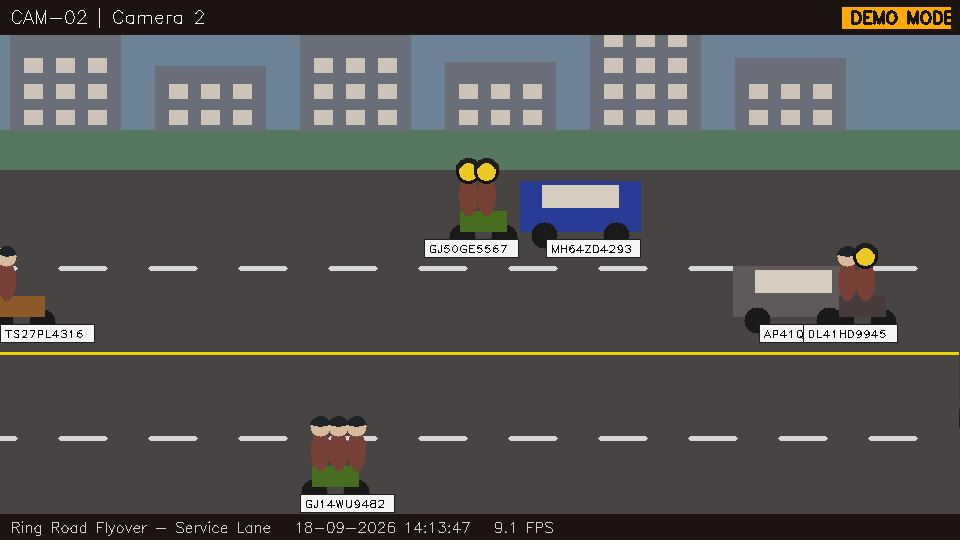
#> input picture backend/snap.jpg, 960 x 540 px
$ python -i detection_service.py   (imports and definitions only)
#> lines starting #> are read from the running program, lines starting #| are printed output that depends on the picture; after the words box and inside, x2 and y2 are one past the last pixel; in counts of white or black regions, pixels touching at a corner belong together
### backend/app/config.py
"""Application settings.

Every secret is read from ``backend/.env``. Nothing is hard-coded and no key is
ever sent to the frontend - the React app only ever sees the *status* of a key
(configured / not configured) and a masked preview.
"""

from __future__ import annotations

import secrets
from functools import lru_cache
from pathlib import Path

from pydantic_settings import BaseSettings, SettingsConfigDict

BACKEND_DIR = Path(__file__).resolve().parent.parent
STORAGE_DIR = BACKEND_DIR / "storage"
EVIDENCE_DIR = STORAGE_DIR / "evidence"
UPLOAD_DIR = STORAGE_DIR / "uploads"
DEMO_DIR = STORAGE_DIR / "demo"
LOCAL_DB_DIR = STORAGE_DIR / "local_db"

for _directory in (STORAGE_DIR, EVIDENCE_DIR, UPLOAD_DIR, DEMO_DIR, LOCAL_DB_DIR):
    _directory.mkdir(parents=True, exist_ok=True)
#> further down, picture is the input picture: shape (540, 960, 3); mean B, G, R 81.6, 83.9, 83.9


class Settings(BaseSettings):
    model_config = SettingsConfigDict(
        env_file=BACKEND_DIR / ".env",
        env_file_encoding="utf-8",
        extra="ignore",
        case_sensitive=False,
        # Empty placeholders in .env (GROQ_API_KEY=, GROQ_MODEL=, ...) must not
        # override the code defaults with blank strings.
        env_ignore_empty=True,
    )

    # ---------------- AI ----------------
    groq_api_key: str = ""
    groq_model: str = "meta-llama/llama-4-scout-17b-16e-instruct"
    groq_text_model: str = "llama-3.3-70b-versatile"

    # ---------------- ANPR ----------------
    plate_recognizer_api_key: str = ""
    plate_recognizer_regions: str = "in"

    # ---------------- SMS ----------------
    sms_api_key: str = ""
    sms_sender_id: str = ""
    sms_provider: str = "fast2sms"

    # ---------------- Payment ----------------
    razorpay_key_id: str = ""
    razorpay_key_secret: str = ""

    # ---------------- Database ----------------
    mongo_uri: str = ""
    mongo_db_name: str = "rto_echallan"

    # ---------------- Auth ----------------
    jwt_secret: str = ""
    jwt_algorithm: str = "HS256"
    access_token_expire_minutes: int = 720

    # ---------------- Application ----------------
    app_env: str = "development"
    cors_origins: str = "http://localhost:5173,http://127.0.0.1:5173"
    detection_interval_seconds: float = 8.0
    detection_cooldown_seconds: float = 90.0
    detection_min_confidence: float = 0.55
    auto_challan: bool = True

    # ---------------- Derived helpers ----------------
    @property
    def cors_origin_list(self) -> list[str]:
        return [origin.strip() for origin in self.cors_origins.split(",") if origin.strip()]

    # [10 lines left out: function effective_jwt_secret, not called in this run]

    @property
    def jwt_secret_is_generated(self) -> bool:
        return not self.jwt_secret.strip()

    # -------- feature availability (used by /api/config/status) --------
    @property
    def ai_configured(self) -> bool:
        return bool(self.groq_api_key.strip())

    @property
    def anpr_configured(self) -> bool:
        return bool(self.plate_recognizer_api_key.strip())

    @property
    def sms_configured(self) -> bool:
        return bool(self.sms_api_key.strip())

    @property
    def payment_configured(self) -> bool:
        return bool(self.razorpay_key_id.strip() and self.razorpay_key_secret.strip())

    @property
    def mongo_configured(self) -> bool:
        return bool(self.mongo_uri.strip())


_DEV_JWT_SECRET = secrets.token_urlsafe(48)


@lru_cache
def get_settings() -> Settings:
    return Settings()


settings = get_settings()


# [8 lines left out: function mask_secret, not called in this run]

### backend/app/services/camera_manager.py
"""Multi-camera capture engine.

Every camera runs in its **own daemon thread** with its own capture handle,
reconnect loop and health counters, so two or three (or ten) cameras stream at
the same time and one camera failing never stops the others - a hard requirement
of this project.

Supported sources per camera:
  * ``LIVE`` - RTSP / IP camera stream through OpenCV + FFmpeg
  * ``DEMO`` with ``SYNTHETIC`` - procedurally rendered traffic scene
  * ``DEMO`` with ``VIDEO``     - uploaded or sample traffic video (looped)
  * ``DEMO`` with ``IMAGE``     - uploaded still image

The threads never touch the database or any HTTP API: they only produce frames.
Persistence (violations, alerts) happens in the asyncio pipeline, which keeps the
capture loop fast and the data layer single-threaded.
"""

from __future__ import annotations

import logging
import os
import threading
import time
from pathlib import Path
from typing import Any
from urllib.parse import quote, urlparse, urlunparse

import cv2
import numpy as np

from ..constants import (
    DEMO_SOURCE_IMAGE,
    DEMO_SOURCE_SYNTHETIC,
    DEMO_SOURCE_VIDEO,
    MODE_DEMO,
    MODE_LIVE,
    STATUS_CONNECTING,
    STATUS_DISABLED,
    STATUS_OFFLINE,
    STATUS_ONLINE,
)
from ..utils import utcnow_iso
from .synthetic import SyntheticTrafficSource

logger = logging.getLogger("rto.camera")

# Keep RTSP on TCP and give up on a dead stream instead of blocking forever.
os.environ.setdefault(
    "OPENCV_FFMPEG_CAPTURE_OPTIONS",
    "rtsp_transport;tcp|stimeout;5000000|max_delay;500000",
)

JPEG_QUALITY = 78
TARGET_FPS = 12.0
MAX_READ_FAILURES = 12
RECONNECT_BACKOFF = [2, 4, 6, 10, 15]

# How long a failing camera may keep reporting CONNECTING while it retries.
# After this it stays OFFLINE so health and maintenance alerts do not flap.
OFFLINE_GRACE_SECONDS = 20.0

_PLACEHOLDER_SIZE = (540, 960, 3)


# --------------------------------------------------------------------------- #
# helpers
# --------------------------------------------------------------------------- #
# [100 lines left out: functions build_rtsp_url, redact_url, resolve_source, draw_overlay, placeholder_frame, encode_jpeg, not called in this run]


# --------------------------------------------------------------------------- #
# worker
# --------------------------------------------------------------------------- #
class CameraWorker(threading.Thread):
    """Captures frames from a single camera, forever, independently."""

    FINGERPRINT_FIELDS = (
        "mode",
        "rtsp_url",
        "ip_address",
        "username",
        "password",
        "demo_source_type",
        "demo_source_path",
        "enabled",
    )

    # [27 lines left out: function __init__, not called in this run]

    # ------------------------------------------------------------------ #
    def fingerprint(self) -> tuple:
        return tuple(str(self.config.get(field, "")) for field in self.FINGERPRINT_FIELDS)

    # [4 lines left out: function update_config, not called in this run]

    def stop(self) -> None:
        self._stop_event.set()

    # ------------------------------------------------------------------ #
    # [165 lines left out: functions run, _run_session, _loop_synthetic, _loop_image, _loop_video, _loop_live and 3 more, not called in this run]

    # ------------------------------ reads ----------------------------- #
    def snapshot_jpeg(self) -> bytes | None:
        with self._lock:
            return self._jpeg

    # [32 lines left out: functions snapshot_frame, health, not called in this run]


# --------------------------------------------------------------------------- #
# manager
# --------------------------------------------------------------------------- #
class CameraManager:
    """Owns one :class:`CameraWorker` per enabled camera."""

    def __init__(self) -> None:
        self.workers: dict[str, CameraWorker] = {}
        self._lock = threading.Lock()

    # ------------------------------------------------------------------ #
    # [65 lines left out: functions sync, _start, restart, stop_camera, stop_all, not called in this run]

    # ------------------------------------------------------------------ #
    def get(self, camera_id: str) -> CameraWorker | None:
        return self.workers.get(str(camera_id))

    def health_all(self) -> list[dict]:
        return [worker.health() for worker in list(self.workers.values())]

    # [13 lines left out: function summary, not called in this run]


camera_manager = CameraManager()


# --------------------------------------------------------------------------- #
# connection test (blocking - callers run it in a threadpool)
# --------------------------------------------------------------------------- #
# [92 lines left out: function test_camera_connection, not called in this run]

### backend/app/services/detection_service.py
"""Modular violation detection.

Input : a camera frame (plus the source's ground truth for synthetic cameras)
Output: a list of detections, each with violation type, confidence, camera id,
        timestamp and an evidence image path.

Three interchangeable detectors are registered, chosen per call:

``GROQ_VISION``      - real AI. The frame is sent to a Groq vision model, which
                       reports which of the four violations it can see. Used
                       whenever ``GROQ_API_KEY`` is configured.
``OPENCV_HEURISTIC`` - offline computer-vision fallback for real footage. Uses
                       HOG person detection, dense optical flow for direction and
                       HSV colour analysis. Coarse by design; confidences are
                       deliberately capped.
``DEMO_SIMULATOR``   - only for synthetic demo cameras. Reads the scripted ground
                       truth of the rendered scene. Records produced this way are
                       stamped as simulated so they are never mistaken for AI
                       output.
"""

from __future__ import annotations

import asyncio
import logging
import math
import random
import uuid
from typing import Any

import cv2
import numpy as np

from ..config import EVIDENCE_DIR, settings
from ..constants import (
    DEMO_SOURCE_SYNTHETIC,
    DETECTOR_GROQ,
    DETECTOR_HEURISTIC,
    MODE_DEMO,
    NO_HELMET,
    PROHIBITED_CONTAINER,
    TRIPLE_RIDING,
    VIOLATION_LABELS,
    WRONG_SIDE_DRIVING,
)
from ..utils import utcnow, utcnow_iso
from . import ai_service
from .camera_manager import encode_jpeg

logger = logging.getLogger("rto.detection")

DETECTOR_SIMULATOR = "DEMO_SIMULATOR"

_hog = cv2.HOGDescriptor()
# [1 line not run here, left out]

# previous grayscale frame per camera, for optical-flow direction estimation
_previous_gray: dict[str, np.ndarray] = {}

_DIRECTION_VECTORS = {
    "LEFT_TO_RIGHT": (1.0, 0.0),
    "RIGHT_TO_LEFT": (-1.0, 0.0),
    "TOP_TO_BOTTOM": (0.0, 1.0),
    "BOTTOM_TO_TOP": (0.0, -1.0),
}


# --------------------------------------------------------------------------- #
# evidence
# --------------------------------------------------------------------------- #
# [211 lines left out: functions annotate, save_evidence, detect_from_ground_truth, _detect_people, _cluster, _helmet_absent and 1 more, not called in this run]


def _detect_container(frame: np.ndarray) -> list[dict]:
    hsv = cv2.cvtColor(frame, cv2.COLOR_BGR2HSV)
#> hsv: shape (540, 960, 3); mean H, S, V 33.8, 40.8, 91.2
    mask = cv2.inRange(hsv, (0, 130, 90), (12, 255, 255)) | cv2.inRange(
        hsv, (168, 130, 90), (180, 255, 255)
    )
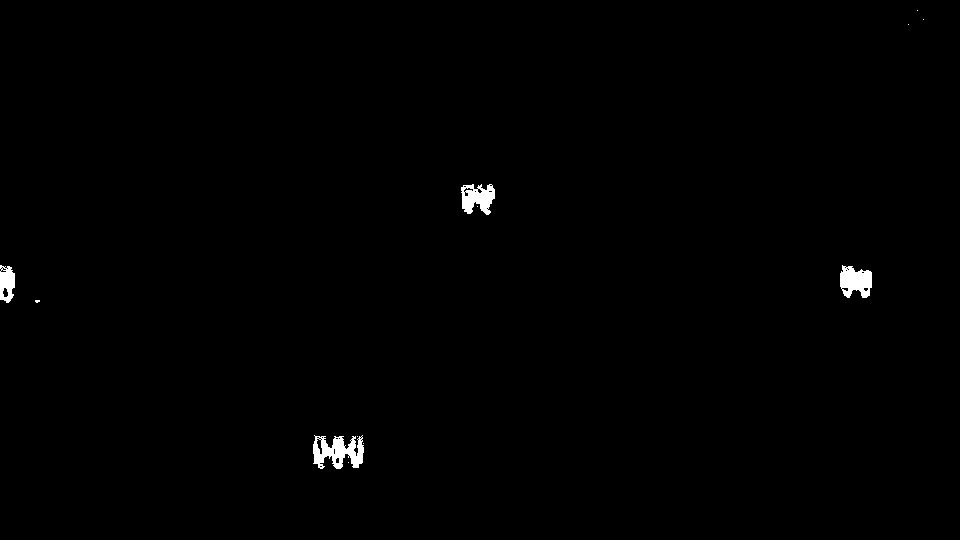
#> mask: shape (540, 960); 0.57% white; 12 white regions (8 under 20 px), largest, box (x1, y1, x2, y2) and area: (313, 435, 364, 469) 1063, (840, 265, 872, 298) 756, (461, 184, 495, 215) 707, (0, 265, 15, 303) 422
    mask = cv2.morphologyEx(mask, cv2.MORPH_CLOSE, np.ones((5, 5), np.uint8))
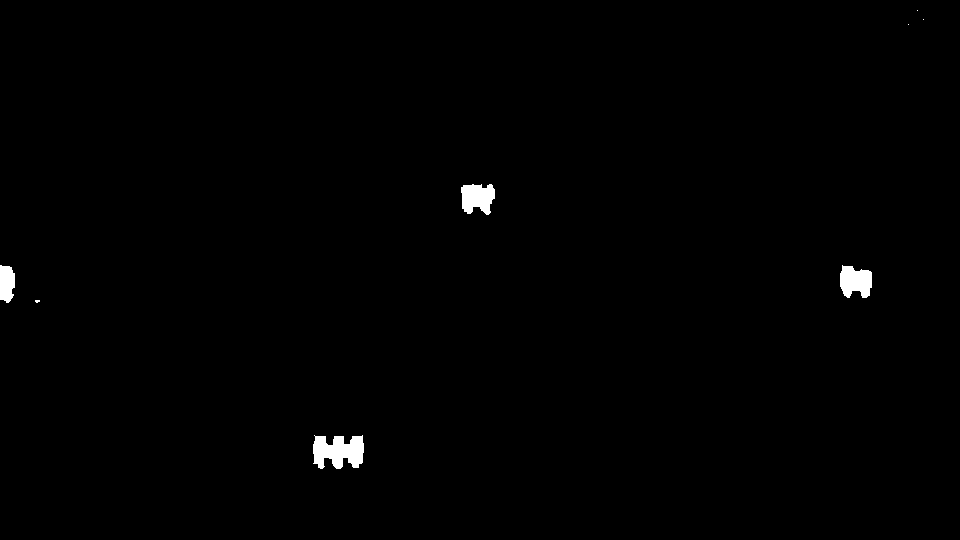
#> mask: shape (540, 960); 0.65% white; 8 white regions (4 under 20 px)
    contours, _ = cv2.findContours(mask, cv2.RETR_EXTERNAL, cv2.CHAIN_APPROX_SIMPLE)
#> contours = 8 contours, 4 with area under 20; largest, box (x1, y1, x2, y2) and area: (313, 435, 364, 469) 1182, (461, 184, 495, 215) 741, (840, 265, 872, 298) 740, (0, 265, 15, 303) 429

    findings: list[dict] = []
    frame_area = frame.shape[0] * frame.shape[1]
#> frame_area = 518400
    for contour in contours:
        area = cv2.contourArea(contour)
        if area < frame_area * 0.0012 or area > frame_area * 0.08:
            continue
        x, y, width, height = cv2.boundingRect(contour)
        if height == 0:
            continue
        aspect = width / height
        fill = area / max(width * height, 1)
        if 0.35 <= aspect <= 1.5 and fill > 0.55:
            findings.append(
                {
                    "violation_type": PROHIBITED_CONTAINER,
                    "confidence": round(min(0.72, 0.45 + fill * 0.3), 3),
                    "box": [x, y, width, height],
                    "reason": "Compact high-saturation cylindrical object detected",
                }
            )
#> this loop made 8 passes
#> (area, x, y, width, height, aspect, fill) on passes 1, 3, 5: (1182.5, 313, 435, 51, 34, 1.5, 0.682), (740, 840, 265, 32, 33, 0.97, 0.701), (741, 461, 184, 34, 31, 1.1, 0.703)
#> area on pass 4: 429
#> after the loop, findings = 3 items
    return findings[:2]


# [87 lines left out: functions detect_with_opencv, choose_detector, not called in this run]


# [60 lines not run here, left out]


def reset_camera_state(camera_id: str) -> None:
    _previous_gray.pop(str(camera_id), None)

>>> import cv2
>>> picture = cv2.imread('../../snap.jpg')
>>> result = _detect_container(picture)
#> result = 2 items
